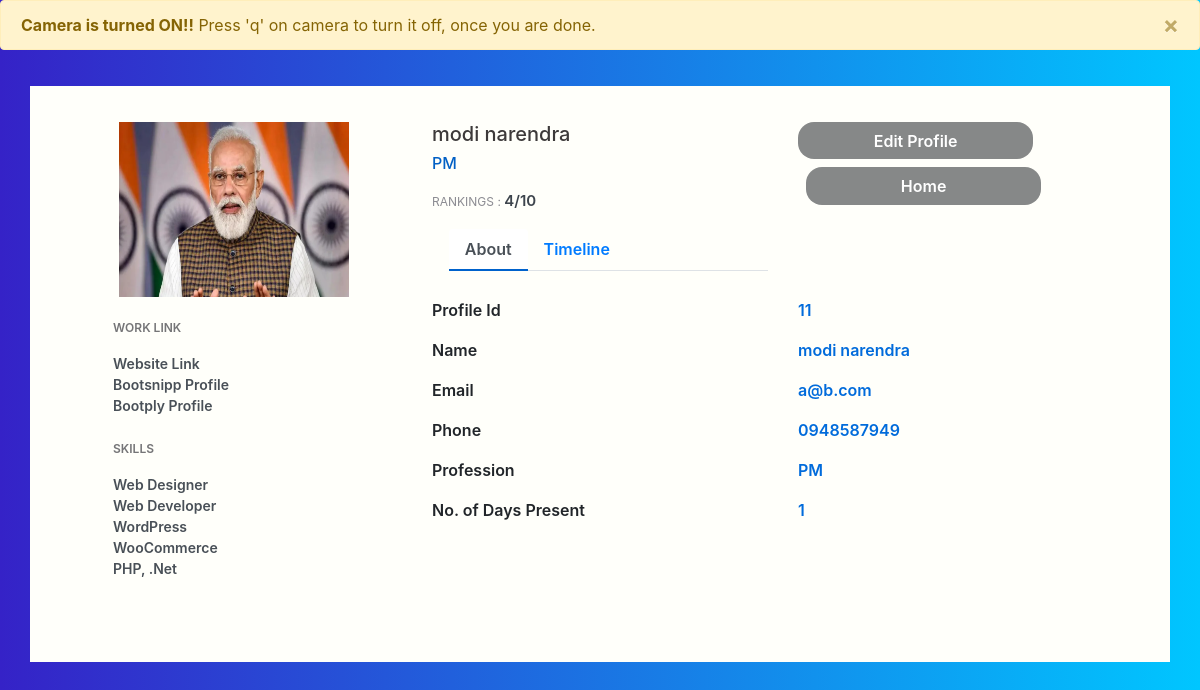
The app's page /details/, older data.
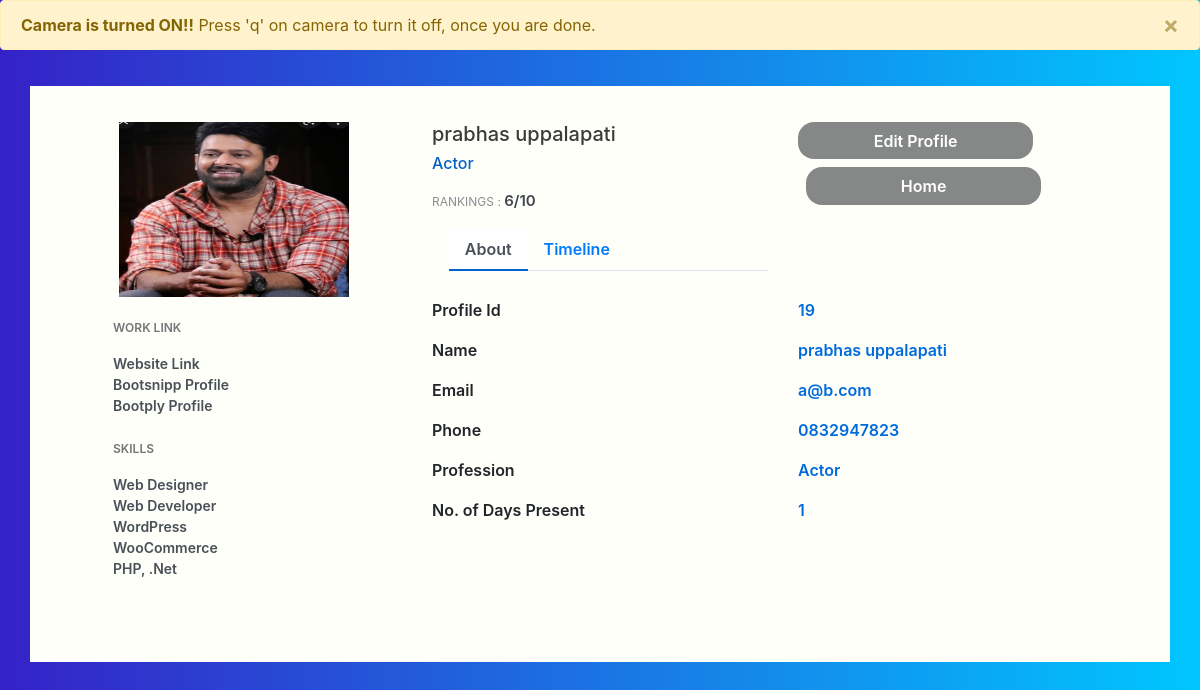
The same page, newer data.
### core/models.py (models this page shows, shortened)
class Profile(models.Model):
    first_name = models.CharField(max_length=70)  # so as to uniquely map image name and first_name
    last_name = models.CharField(max_length=70)
    date = models.DateField()
    phone = models.BigIntegerField()
    email = models.EmailField()
    ranking = models.IntegerField()
    profession = models.CharField(max_length=200)
    role= models.CharField(choices=types,max_length=20,null=True,blank=False,default='employee')
    present = models.BooleanField(default=False)
    image = models.ImageField()
    updated = models.DateTimeField(auto_now=True)
    shift = models.TimeField()
    days_present=models.IntegerField(default=0)

### core/views.py (the view)
# urls.py: path('details/', details, name= 'details'),
def details(request):
    try:
        last_face = LastFace.objects.last()
        profile = Profile.objects.get(Q(image__icontains=last_face))
    except:
        last_face = None
        profile = None
    context = {
        'profile': profile,
        'last_face': last_face
    }
    return render(request, 'core/details.html', context)

### core/models.py (called while the page is built)
    def __str__(self):
        return self.last_face

### core/templates/core/details.html (shortened to what the changed rows need)
{% extends "core/base.html" %}
{% load static %}
{% block content %}
{% if profile == None %}
<div class="container emp-profile">
    <div class="row">
        <div class="col-md-5">
            {% comment %}  {% endcomment %}
            <div class="alert alert-warning">
                <svg width="1.0625em" height="1em" viewBox="0 0 17 16" class="bi bi-exclamation-triangle"
                    fill="currentColor" xmlns="http://www.w3.org/2000/svg">
                    <path fill-rule="evenodd"
                        d="M7.938 2.016a.146.146 0 0 0-.054.057L1.027 13.74a.176.176 0 0 0-.002.183c.016.03.037.05.054.06.015.01.034.017.066.017h13.713a.12.12 0 0 0 .066-.017.163.163 0 0 0 .055-.06.176.176 0 0 0-.003-.183L8.12 2.073a.146.146 0 0 0-.054-.057A.13.13 0 0 0 8.002 2a.13.13 0 0 0-.064.016zm1.044-.45a1.13 1.13 0 0 0-1.96 0L.165 13.233c-.457.778.091 1.767.98 1.767h13.713c.889 0 1.438-.99.98-1.767L8.982 1.566z" />
                    <path
                        d="M7.002 12a1 1 0 1 1 2 0 1 1 0 0 1-2 0zM7.1 5.995a.905.905 0 1 1 1.8 0l-.35 3.507a.552.552 0 0 1-1.1 0L7.1 5.995z" />
                </svg>
                <p><b>Note: </b>
                <ul>
                    <li>It takes some time to turn on the scanner if your computer hardware
                        does not meet the requirements of the face recognition software</li>
                    <li>consider providing good lighting and good resolution cameras
                        for the software to work properly</li>
                </ul>
                <small>(this window will disappear after running the first scan)</small>
                </p>
            </div>
        </div>
        <div class="col-md-1">
        </div>
        <div class="col-md-6">
            <div>
                <img src="{% static 'img/fgirl.jpg'%}" alt="" width="99%">
            </div>
        </div>
    </div>
</div>
{% else %}
<div class="alert alert-warning alert-dismissible fade show" role="alert">
    <strong >Camera is turned ON!!</strong> Press  'q' on camera to turn it off, once you are done.
    <button type="button" class="close" data-dismiss="alert" aria-label="Close">
        <span aria-hidden="true">&times;</span>
    </button>
</div>
<div class="container emp-profile">
        <div class="row">
            <div class="col-md-4">
                <div class="profile-img">
                    <img src="{{ profile.image.url }}" alt="" />
                </div>
            </div>
            <div class="col-md-4">
                <div class="profile-head">
                    <h5>
                        {{profile.first_name}} {{profile.last_name}}
                    </h5>
                    <h6>
                        {{profile.profession }}
                    </h6>
                    <p class="proile-rating">RANKINGS : <span>{{profile.ranking}}/10</span></p>
                    <ul class="nav nav-tabs" id="myTab" role="tablist">
                        <li class="nav-item">
                            <a class="nav-link active" id="home-tab" data-toggle="tab" href="#home" role="tab"
                                aria-controls="home" aria-selected="true">About</a>
                        </li>
                        <li class="nav-item">
                            <a class="nav-link" id="profile-tab" data-toggle="tab" href="#profile" role="tab"
                                aria-controls="profile" aria-selected="false">Timeline</a>
                        </li>
                    </ul>
                </div>
            </div>
        {% block content1 %}
            <div class="col-md-4 ">
               <div id="first_link" class="btn-btn-primary">
                   <a href="{% url 'edit_profile' profile.id %}" >
                        <input type="button" class="profile-edit-btn" name="btnAddMore" value="Edit Profile" />
                    </a>
                </div>
                <a target="_self" class="return_to_home" href="{% url 'stop_scan' %}">
                    <input type="submit" class="profile-edit-btn m-2" name="btnAddMore" value=" Home " />
                </a>
                </div>
            <div class="col-md-2">
            </div>
        </div>
        {% endblock content1 %}
        <div class="row">
            <div class="col-md-4">
                <div class="profile-work">
                    <p>WORK LINK</p>
                    <a href="">Website Link</a><br />
                    <a href="">Bootsnipp Profile</a><br />
                    <a href="">Bootply Profile</a>
                    <p>SKILLS</p>
                    <a href="">Web Designer</a><br />
                    <a href="">Web Developer</a><br />
                    <a href="">WordPress</a><br />
                    <a href="">WooCommerce</a><br />
                    <a href="">PHP, .Net</a><br />
                </div>
            </div>
            <div class="col-md-8">
                <div class="tab-content profile-tab" id="myTabContent">
                    <div class="tab-pane fade show active" id="home" role="tabpanel" aria-labelledby="home-tab">
                        <div class="row">
                            <div class="col-md-6">
                                <label>Profile Id</label>
                            </div>
                            <div class="col-md-6">
                                <p>{{profile.id}}</p>
                            </div>
                        </div>
                        <div class="row">
                            <div class="col-md-6">
                                <label>Name</label>
                            </div>
                            <div class="col-md-6">
                                <p>{{profile.first_name}} {{profile.last_name}}</p>
                            </div>
                        </div>
                        <div class="row">
                            <div class="col-md-6">
                                <label>Email</label>
                            </div>
                            <div class="col-md-6">
                                <p>{{profile.email}}</p>
                            </div>
                        </div>
                        <div class="row">
                            <div class="col-md-6">
                                <label>Phone</label>
                            </div>
                            <div class="col-md-6">
                                <p>0{{profile.phone}}</p>
                            </div>
                        </div>
                        <div class="row">
                            <div class="col-md-6">
                                <label>Profession</label>
                            </div>
                            <div class="col-md-6">
                                <p>{{ profile.profession }}</p>
                            </div>
                        </div>
                        <div class="row">
                            <div class="col-md-6">
                                <label>No. of Days Present</label>
                            </div>
                            <div class="col-md-6">
                                <p>{{ profile.days_present }}</p>
                            </div>
                        </div>
                    </div>
                </div>
            </div>
        </div>
</div>
{% endif %}
{% endblock content %}

Row changes from the older to the newer data that the page shows:
no longer on this page (row edited): Profile: image (picture), first_name "modi", last_name "narendra", profession "PM", ranking "4", id "11", email "a@b.com", phone "948587949", days_present "1"
now on this page (row edited): Profile: image (picture), first_name "prabhas", last_name "uppalapati", profession "Actor", ranking "6", id "19", email "a@b.com", phone "832947823", days_present "1"
